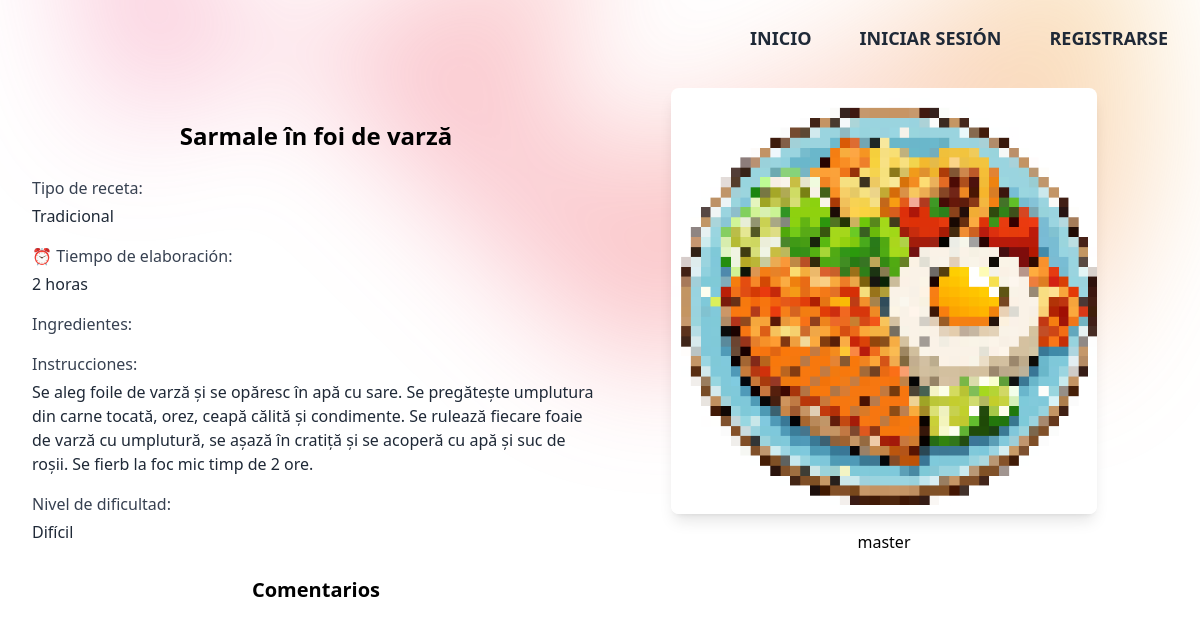
The app's page /var/www/html/app/views/recipes/view_recipe.php?id_recipe=16 with its own data.
### tables this page shows
CREATE TABLE `recipes` (
  `id_recipe` int NOT NULL,
  `id_user` int NOT NULL,
  `recipe_type` varchar(20) DEFAULT NULL,
  `title` varchar(100) NOT NULL,
  `description` text,
  `instructions` text,
  `difficulty` tinyint DEFAULT NULL,
  `publication_date` timestamp NULL DEFAULT CURRENT_TIMESTAMP,
  `image_recipe` varchar(255) DEFAULT 'default.png'
);

CREATE TABLE `users` (
  `id_user` int NOT NULL,
  `username` varchar(50) NOT NULL,
  `email` varchar(100) NOT NULL,
  `pwd` varchar(255) NOT NULL,
  `exp` varchar(100) NOT NULL,
  `is_admin` tinyint(1) DEFAULT '0',
  `registration_date` timestamp NULL DEFAULT CURRENT_TIMESTAMP
);

### var/www/html/app/models/Recipes.php (called while the page is built, shortened)
<?php
class Recipes
{
    private $pdo;
    public function __construct($pdo)
    {
        $this->pdo = $pdo;
    }
    public function getRecipeById($id)
    {
        $query = "SELECT * FROM recipes WHERE id_recipe = " . $id;
        $stmt = $this->pdo->prepare($query);
        $stmt->execute();
        return $stmt->fetch(PDO::FETCH_ASSOC);
    }
    public function getUserRecipeName($id_recipe)
    {
        $query = "SELECT id_user FROM recipes WHERE id_recipe = :id_recipe";
        $stmt = $this->pdo->prepare($query);
        $stmt->bindParam(':id_recipe', $id_recipe);
        $stmt->execute();
        $id_user = $stmt->fetchColumn();
        $query = "SELECT username FROM users WHERE id_user = :id_user";
        $stmt = $this->pdo->prepare($query);
        $stmt->bindParam(':id_user', $id_user);
        $stmt->execute();
        $result = $stmt->fetch(PDO::FETCH_ASSOC);
        return $result['username'] ?? null;
    }
}

### var/www/html/app/views/recipes/view_recipe.php (the view, shortened to what this page needs)
<?php
require_once __DIR__ . '/../../models/Recipes.php';
require_once __DIR__ . '/../../../config/config.php';
require_once __DIR__ . '/../../controllers/profile_controller.php';
$recipes = new Recipes($pdo);
if (isset($_GET['id_recipe']) && $_GET['id_recipe'] !== '') {
    $id_recipe = intval($_GET['id_recipe']);
} else {
    header('Location: /404');
    exit();
}
$recipe = $recipes->getRecipeById($id_recipe);
$authorRecipe = $recipes->getUserRecipeName($id_recipe);
?>
<!DOCTYPE html>
<html lang="es">
<head>
    <script src="https://cdn.tailwindcss.com?plugins=forms,typography,aspect-ratio,line-clamp,container-queries"></script>
</head>
<body class="bg-white">
    <header class="absolute inset-x-0 top-0 z-50">
        <?php if (isset($_SESSION['logged_in'])) { ?>
            <nav class="flex items-center justify-between p-6 lg:px-8" aria-label="Global">
                <div class="flex lg:flex-1"></div>
                <div class="hidden lg:flex lg:gap-x-12">
                    <a href="/" class="text-lg font-semibold text-blue-800 hover:text-lg hover:text-blue-500 transition duration-300 ease-in-out transform hover:scale-105">INICIO</a>
                    <a href="/profile?user=<?php echo $userData['id_user'] ?>" class="text-lg font-semibold text-yellow-800 hover:text-lg hover:text-blue-500 transition duration-300 ease-in-out transform hover:scale-105"><?php echo strtoupper($_SESSION['username']) ?></a>
                    <a href="/recipes" class="text-lg font-semibold text-red-800 hover:text-lg hover:text-blue-500 transition duration-300 ease-in-out transform hover:scale-105">OTRAS RECETAS</a>
                </div>
                <div class="hidden lg:flex lg:flex-1 lg:justify-end">
                    <form action="/auth" method="post">
                        <input type="submit" name="closeSession" value="Cerrar sesión" class="text-lg font-semibold text-gray-800 hover:text-lg hover:text-blue-500 transition duration-300 ease-in-out transform hover:scale-105">
                        <span aria-hidden="true">&rarr;</span>
                    </form>
                </div>
            </nav>
        <?php } else { ?>
            <nav class="flex items-center justify-between p-6 lg:px-8" aria-label="Global">
                <div class="hidden lg:flex lg:gap-x-12">
                    <a href="/recipes" class="text-lg font-semibold text-gray-800 hover:text-lg hover:text-blue-500 transition duration-300 ease-in-out transform hover:scale-105">INICIO</a>
                    <a href="/login" class="text-lg font-semibold text-gray-800 hover:text-lg hover:text-blue-500 transition duration-300 ease-in-out transform hover:scale-105">INICIAR SESIÓN</a>
                    <a href="/register" class="text-lg font-semibold text-gray-800 hover:text-lg hover:text-blue-500 transition duration-300 ease-in-out transform hover:scale-105">REGISTRARSE</a>
                </div>
            </nav>
        <?php } ?>
    </header>
    <main class="relative px-6 pt-14 lg:px-8">
        <div class="absolute inset-x-0 -top-40 -z-10 transform-gpu overflow-hidden blur-3xl sm:-top-80"
            aria-hidden="true">
            <div class="relative left-1/2 aspect-[1155/678] w-[36.125rem] -translate-x-1/2 rotate-[30deg] bg-gradient-to-tr from-pink-500 via-red-500 to-yellow-500 opacity-30 sm:w-[72.1875rem]"
                style="clip-path: polygon(74.1% 44.1%, 100% 61.6%, 97.5% 26.9%, 85.5% 0.1%,
                80.7% 2%, 72.5% 32.5%, 60.2% 62.4%, 52.4% 68.1%, 47.5% 58.3%,
                45.2% 34.5%, 27.5% 76.7%, 0.1% 64.9%, 17.9% 100%,
                27.6% 76.8%, 76.1% 97.7%, 74.1% 44.1%)">
            </div>
        </div>
        <div class="flex flex-row mt-8">
            <div class="w-1/2">
                <div class="mt-8">
                    <h1 class="text-2xl  font-bold text-center"><?php echo $recipe['title'] ?></h1>
                    <div class="max-w-xl mx-auto mt-6">
                        <div class="space-y-4">
                            <div>
                                <span class="text-gray-700">Tipo de receta:</span>
                                <p class="mt-1 text-gray-800"><?php echo ($recipe['recipe_type']); ?></p>
                            </div>
                            <div>
                                <span class="text-gray-700">⏰ Tiempo de elaboración:</span>
                                <p class="mt-1 text-gray-800"><?php echo ($recipe['description']); ?></p>
                            </div>
                            <div>
                                <span class="text-gray-700">Ingredientes:</span>
                            </div>
                            <div>
                                <span class="text-gray-700">Instrucciones:</span>
                                <p class="mt-1 text-gray-800"><?php echo nl2br(($recipe['instructions'])); ?></p>
                            </div>
                            <div>
                                <span class="text-gray-700">Nivel de dificultad:</span>
                                <p class="mt-1 text-gray-800">
                                    <?php
                                    if ($recipe['difficulty'] == 1) {
                                        echo "Fácil";
                                    } elseif ($recipe['difficulty'] == 2) {
                                        echo "Medio";
                                    } else {
                                        echo "Difícil";
                                    }
                                    ?>
                                </p>
                            </div>
                        </div>
                    </div>
                </div>
                <div class="mt-8">
                    <h2 class="text-xl font-bold text-center mt-6">Comentarios</h2>
                </div>
            </div>
            <div class="w-1/2 flex flex-col items-center">
                <img src="<?php echo '/../../../../assets/img/recipes/' . $recipe['image_recipe']; ?>" alt="Imagen de la receta" class="w-3/4 h-auto rounded-lg shadow-lg">
                <h1 class="text-1xl text-center mt-4"><a href="/profile?user=<?php echo $userRecipe['id_user'] ?>"><?php echo "$authorRecipe" ?></a></h1>
            </div>
        </div>
    </main>
</body>
</html>

### records on screen
recipes: title "Sarmale în foi de varză", recipe_type "Tradicional", description "2 horas", instructions "Se aleg foile de varză și se opăresc în apă cu sare. Se pregătește umplutura din carne tocată, orez, ceapă călită și condimente. Se rulează fiecare foaie de varză cu umplutură, se așază în cratiță și se acoperă cu apă și suc de roșii. Se fierb la foc mic timp de 2 ore.", image_recipe (placeholder picture)
users: username "master"
